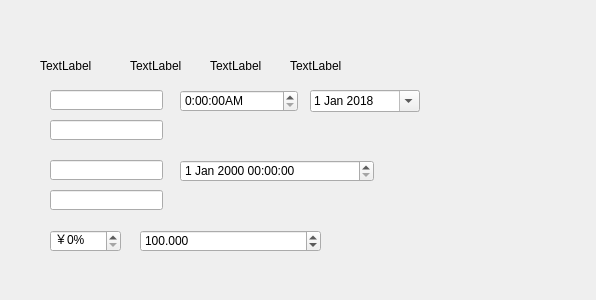
<?xml version="1.0" encoding="UTF-8"?>
<ui version="4.0">
 <class>MyWidget</class>
 <widget class="QWidget" name="MyWidget">
  <property name="geometry">
   <rect>
    <x>0</x>
    <y>0</y>
    <width>596</width>
    <height>300</height>
   </rect>
  </property>
  <property name="windowTitle">
   <string>MyWidget</string>
  </property>
  <widget class="QLabel" name="label">
   <property name="geometry">
    <rect>
     <x>40</x>
     <y>60</y>
     <width>54</width>
     <height>12</height>
    </rect>
   </property>
   <property name="text">
    <string>TextLabel</string>
   </property>
  </widget>
  <widget class="QLabel" name="label_2">
   <property name="geometry">
    <rect>
     <x>130</x>
     <y>60</y>
     <width>54</width>
     <height>12</height>
    </rect>
   </property>
   <property name="text">
    <string>TextLabel</string>
   </property>
  </widget>
  <widget class="QLabel" name="label_3">
   <property name="geometry">
    <rect>
     <x>210</x>
     <y>60</y>
     <width>54</width>
     <height>12</height>
    </rect>
   </property>
   <property name="text">
    <string>TextLabel</string>
   </property>
  </widget>
  <widget class="QLineEdit" name="lineEdit_1">
   <property name="geometry">
    <rect>
     <x>50</x>
     <y>90</y>
     <width>113</width>
     <height>20</height>
    </rect>
   </property>
   <property name="echoMode">
    <enum>QLineEdit::Password</enum>
   </property>
  </widget>
  <widget class="QLineEdit" name="lineEdit_2">
   <property name="geometry">
    <rect>
     <x>50</x>
     <y>120</y>
     <width>113</width>
     <height>20</height>
    </rect>
   </property>
   <property name="echoMode">
    <enum>QLineEdit::Normal</enum>
   </property>
  </widget>
  <widget class="QLineEdit" name="lineEdit_3">
   <property name="geometry">
    <rect>
     <x>50</x>
     <y>160</y>
     <width>113</width>
     <height>20</height>
    </rect>
   </property>
   <property name="echoMode">
    <enum>QLineEdit::Normal</enum>
   </property>
  </widget>
  <widget class="QLineEdit" name="lineEdit_4">
   <property name="geometry">
    <rect>
     <x>50</x>
     <y>190</y>
     <width>113</width>
     <height>20</height>
    </rect>
   </property>
   <property name="echoMode">
    <enum>QLineEdit::Normal</enum>
   </property>
  </widget>
  <widget class="QLabel" name="label_4">
   <property name="geometry">
    <rect>
     <x>290</x>
     <y>60</y>
     <width>54</width>
     <height>12</height>
    </rect>
   </property>
   <property name="text">
    <string>TextLabel</string>
   </property>
  </widget>
  <widget class="QTimeEdit" name="timeEdit">
   <property name="geometry">
    <rect>
     <x>180</x>
     <y>90</y>
     <width>118</width>
     <height>22</height>
    </rect>
   </property>
   <property name="displayFormat">
    <string>H:mm:ssA</string>
   </property>
  </widget>
  <widget class="QDateEdit" name="dateEdit">
   <property name="geometry">
    <rect>
     <x>310</x>
     <y>90</y>
     <width>110</width>
     <height>22</height>
    </rect>
   </property>
   <property name="calendarPopup">
    <bool>true</bool>
   </property>
   <property name="date">
    <date>
     <year>2018</year>
     <month>1</month>
     <day>1</day>
    </date>
   </property>
  </widget>
  <widget class="QDateTimeEdit" name="dateTimeEdit">
   <property name="geometry">
    <rect>
     <x>180</x>
     <y>160</y>
     <width>194</width>
     <height>22</height>
    </rect>
   </property>
  </widget>
  <widget class="QSpinBox" name="spinBox">
   <property name="geometry">
    <rect>
     <x>50</x>
     <y>230</y>
     <width>71</width>
     <height>22</height>
    </rect>
   </property>
   <property name="suffix">
    <string>%</string>
   </property>
   <property name="prefix">
    <string>￥</string>
   </property>
  </widget>
  <widget class="QDoubleSpinBox" name="doubleSpinBox">
   <property name="geometry">
    <rect>
     <x>140</x>
     <y>230</y>
     <width>181</width>
     <height>22</height>
    </rect>
   </property>
   <property name="decimals">
    <number>3</number>
   </property>
   <property name="maximum">
    <double>9999999999.000000000000000</double>
   </property>
   <property name="value">
    <double>100.000000000000000</double>
   </property>
  </widget>
 </widget>
 <layoutdefault spacing="6" margin="11"/>
 <resources/>
 <connections/>
</ui>
